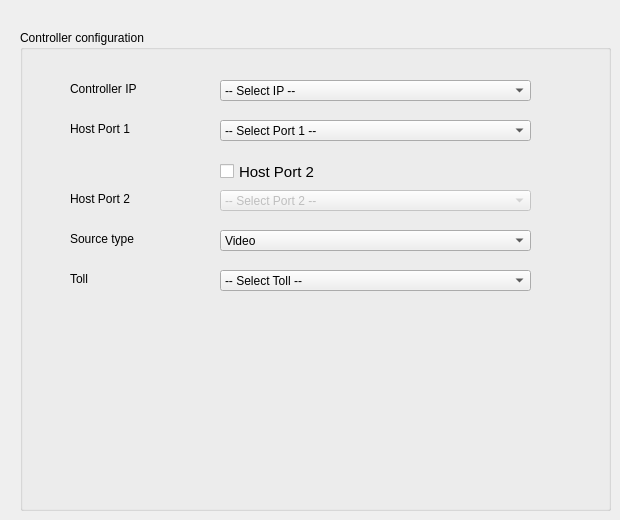
    <widget class="QWidget" name="tab_controller">
     <attribute name="icon">
      <iconset>
       <normaloff>../../../../.designer/backup/controller.png</normaloff>../../../../.designer/backup/controller.png</iconset>
     </attribute>
     <attribute name="title">
      <string>  Controller</string>
     </attribute>
     <widget class="QGroupBox" name="groupBox_controller_config">
      <property name="geometry">
       <rect>
        <x>20</x>
        <y>30</y>
        <width>591</width>
        <height>481</height>
       </rect>
      </property>
      <property name="title">
       <string>Controller configuration  </string>
      </property>
      <widget class="QLabel" name="label_host_port1">
       <property name="geometry">
        <rect>
         <x>50</x>
         <y>90</y>
         <width>91</width>
         <height>17</height>
        </rect>
       </property>
       <property name="text">
        <string>Host Port 1</string>
       </property>
      </widget>
      <widget class="QComboBox" name="comboBox_controllerIP">
       <property name="enabled">
        <bool>true</bool>
       </property>
       <property name="geometry">
        <rect>
         <x>200</x>
         <y>50</y>
         <width>311</width>
         <height>21</height>
        </rect>
       </property>
       <property name="cursor">
        <cursorShape>PointingHandCursor</cursorShape>
       </property>
       <property name="mouseTracking">
        <bool>true</bool>
       </property>
       <property name="whatsThis">
        <string/>
       </property>
       <property name="autoFillBackground">
        <bool>false</bool>
       </property>
       <property name="editable">
        <bool>false</bool>
       </property>
       <property name="currentText">
        <string>-- Select IP --</string>
       </property>
       <property name="currentIndex">
        <number>0</number>
       </property>
       <property name="sizeAdjustPolicy">
        <enum>QComboBox::AdjustToMinimumContentsLength</enum>
       </property>
       <property name="minimumContentsLength">
        <number>5</number>
       </property>
       <item>
        <property name="text">
         <string>-- Select IP --</string>
        </property>
       </item>
       <item>
        <property name="text">
         <string>10.20.3.15 - Gombak</string>
        </property>
       </item>
       <item>
        <property name="text">
         <string>10.20.4.15 - Bentong</string>
        </property>
       </item>
       <item>
        <property name="text">
         <string>10.20.5.5 - Karak 1 </string>
        </property>
       </item>
       <item>
        <property name="text">
         <string>10.20.5.6 - Karak 2</string>
        </property>
       </item>
       <item>
        <property name="text">
         <string>10.20.6.5 - Lanchang</string>
        </property>
       </item>
       <item>
        <property name="text">
         <string>10.20.7.5 - Temerloh</string>
        </property>
       </item>
       <item>
        <property name="text">
         <string>10.20.8.5 - Chenor</string>
        </property>
       </item>
       <item>
        <property name="text">
         <string>10.20.9.5 - Maran</string>
        </property>
       </item>
       <item>
        <property name="text">
         <string>10.20.10.5 - Srijaya</string>
        </property>
       </item>
       <item>
        <property name="text">
         <string>10.20.11.5 - Gambang</string>
        </property>
       </item>
       <item>
        <property name="text">
         <string>10.20.12.5 - Kuantan</string>
        </property>
       </item>
       <item>
        <property name="text">
         <string>10.20.13.5 - Jabor 1</string>
        </property>
       </item>
       <item>
        <property name="text">
         <string>10.20.13.6 - Jabor 2</string>
        </property>
       </item>
      </widget>
      <widget class="QLabel" name="label_controller_IP">
       <property name="geometry">
        <rect>
         <x>50</x>
         <y>50</y>
         <width>101</width>
         <height>17</height>
        </rect>
       </property>
       <property name="text">
        <string>Controller IP</string>
       </property>
      </widget>
      <widget class="QComboBox" name="comboBox_host_port1">
       <property name="enabled">
        <bool>true</bool>
       </property>
       <property name="geometry">
        <rect>
         <x>200</x>
         <y>90</y>
         <width>311</width>
         <height>21</height>
        </rect>
       </property>
       <property name="cursor">
        <cursorShape>PointingHandCursor</cursorShape>
       </property>
       <property name="mouseTracking">
        <bool>true</bool>
       </property>
       <property name="whatsThis">
        <string/>
       </property>
       <property name="autoFillBackground">
        <bool>false</bool>
       </property>
       <property name="editable">
        <bool>false</bool>
       </property>
       <property name="currentText">
        <string>-- Select Port 1 --</string>
       </property>
       <property name="currentIndex">
        <number>0</number>
       </property>
       <property name="sizeAdjustPolicy">
        <enum>QComboBox::AdjustToMinimumContentsLength</enum>
       </property>
       <property name="minimumContentsLength">
        <number>5</number>
       </property>
       <item>
        <property name="text">
         <string>-- Select Port 1 --</string>
        </property>
       </item>
       <item>
        <property name="text">
         <string>1000</string>
        </property>
       </item>
       <item>
        <property name="text">
         <string>2000</string>
        </property>
       </item>
       <item>
        <property name="text">
         <string>3000</string>
        </property>
       </item>
       <item>
        <property name="text">
         <string>4000</string>
        </property>
       </item>
       <item>
        <property name="text">
         <string>5000</string>
        </property>
       </item>
       <item>
        <property name="text">
         <string>6000</string>
        </property>
       </item>
       <item>
        <property name="text">
         <string>7000</string>
        </property>
       </item>
       <item>
        <property name="text">
         <string>8000</string>
        </property>
       </item>
       <item>
        <property name="text">
         <string>9000</string>
        </property>
       </item>
      </widget>
      <widget class="QLabel" name="label_host_port2">
       <property name="enabled">
        <bool>true</bool>
       </property>
       <property name="geometry">
        <rect>
         <x>50</x>
         <y>160</y>
         <width>91</width>
         <height>17</height>
        </rect>
       </property>
       <property name="text">
        <string>Host Port 2</string>
       </property>
      </widget>
      <widget class="QComboBox" name="comboBox_host_port2">
       <property name="enabled">
        <bool>false</bool>
       </property>
       <property name="geometry">
        <rect>
         <x>200</x>
         <y>160</y>
         <width>311</width>
         <height>21</height>
        </rect>
       </property>
       <property name="cursor">
        <cursorShape>PointingHandCursor</cursorShape>
       </property>
       <property name="mouseTracking">
        <bool>true</bool>
       </property>
       <property name="whatsThis">
        <string/>
       </property>
       <property name="autoFillBackground">
        <bool>false</bool>
       </property>
       <property name="editable">
        <bool>false</bool>
       </property>
       <property name="currentText">
        <string>-- Select Port 2 --</string>
       </property>
       <property name="currentIndex">
        <number>0</number>
       </property>
       <property name="sizeAdjustPolicy">
        <enum>QComboBox::AdjustToMinimumContentsLength</enum>
       </property>
       <property name="minimumContentsLength">
        <number>5</number>
       </property>
       <item>
        <property name="text">
         <string>-- Select Port 2 --</string>
        </property>
       </item>
       <item>
        <property name="text">
         <string>1000</string>
        </property>
       </item>
       <item>
        <property name="text">
         <string>2000</string>
        </property>
       </item>
       <item>
        <property name="text">
         <string>3000</string>
        </property>
       </item>
       <item>
        <property name="text">
         <string>4000</string>
        </property>
       </item>
       <item>
        <property name="text">
         <string>5000</string>
        </property>
       </item>
       <item>
        <property name="text">
         <string>6000</string>
        </property>
       </item>
       <item>
        <property name="text">
         <string>7000</string>
        </property>
       </item>
       <item>
        <property name="text">
         <string>8000</string>
        </property>
       </item>
       <item>
        <property name="text">
         <string>9000</string>
        </property>
       </item>
      </widget>
      <widget class="QCheckBox" name="checkBox_host_port2">
       <property name="geometry">
        <rect>
         <x>200</x>
         <y>130</y>
         <width>111</width>
         <height>23</height>
        </rect>
       </property>
       <property name="font">
        <font>
         <pointsize>11</pointsize>
        </font>
       </property>
       <property name="cursor">
        <cursorShape>PointingHandCursor</cursorShape>
       </property>
       <property name="text">
        <string>Host Port 2</string>
       </property>
       <property name="checked">
        <bool>false</bool>
       </property>
      </widget>
      <widget class="QComboBox" name="comboBox_video">
       <property name="enabled">
        <bool>true</bool>
       </property>
       <property name="geometry">
        <rect>
         <x>200</x>
         <y>200</y>
         <width>311</width>
         <height>21</height>
        </rect>
       </property>
       <property name="cursor">
        <cursorShape>PointingHandCursor</cursorShape>
       </property>
       <property name="mouseTracking">
        <bool>true</bool>
       </property>
       <property name="whatsThis">
        <string/>
       </property>
       <property name="autoFillBackground">
        <bool>false</bool>
       </property>
       <property name="editable">
        <bool>false</bool>
       </property>
       <property name="currentText">
        <string>Video</string>
       </property>
       <property name="currentIndex">
        <number>0</number>
       </property>
       <property name="sizeAdjustPolicy">
        <enum>QComboBox::AdjustToMinimumContentsLength</enum>
       </property>
       <property name="minimumContentsLength">
        <number>5</number>
       </property>
       <item>
        <property name="text">
         <string>Video</string>
        </property>
       </item>
       <item>
        <property name="text">
         <string>Image</string>
        </property>
       </item>
      </widget>
      <widget class="QLabel" name="label_src_type">
       <property name="geometry">
        <rect>
         <x>50</x>
         <y>200</y>
         <width>91</width>
         <height>17</height>
        </rect>
       </property>
       <property name="text">
        <string>Source type</string>
       </property>
      </widget>
      <widget class="QLabel" name="label_toll">
       <property name="geometry">
        <rect>
         <x>50</x>
         <y>240</y>
         <width>91</width>
         <height>17</height>
        </rect>
       </property>
       <property name="text">
        <string>Toll</string>
       </property>
      </widget>
      <widget class="QComboBox" name="comboBox_toll">
       <property name="enabled">
        <bool>true</bool>
       </property>
       <property name="geometry">
        <rect>
         <x>200</x>
         <y>240</y>
         <width>311</width>
         <height>21</height>
        </rect>
       </property>
       <property name="cursor">
        <cursorShape>PointingHandCursor</cursorShape>
       </property>
       <property name="mouseTracking">
        <bool>true</bool>
       </property>
       <property name="whatsThis">
        <string/>
       </property>
       <property name="autoFillBackground">
        <bool>false</bool>
       </property>
       <property name="editable">
        <bool>false</bool>
       </property>
       <property name="currentText">
        <string>-- Select Toll --</string>
       </property>
       <property name="currentIndex">
        <number>0</number>
       </property>
       <property name="sizeAdjustPolicy">
        <enum>QComboBox::AdjustToMinimumContentsLength</enum>
       </property>
       <property name="minimumContentsLength">
        <number>5</number>
       </property>
       <item>
        <property name="text">
         <string>-- Select Toll --</string>
        </property>
       </item>
       <item>
        <property name="text">
         <string>KLK</string>
        </property>
       </item>
       <item>
        <property name="text">
         <string>LPT 1</string>
        </property>
       </item>
      </widget>
     </widget>
    </widget>
